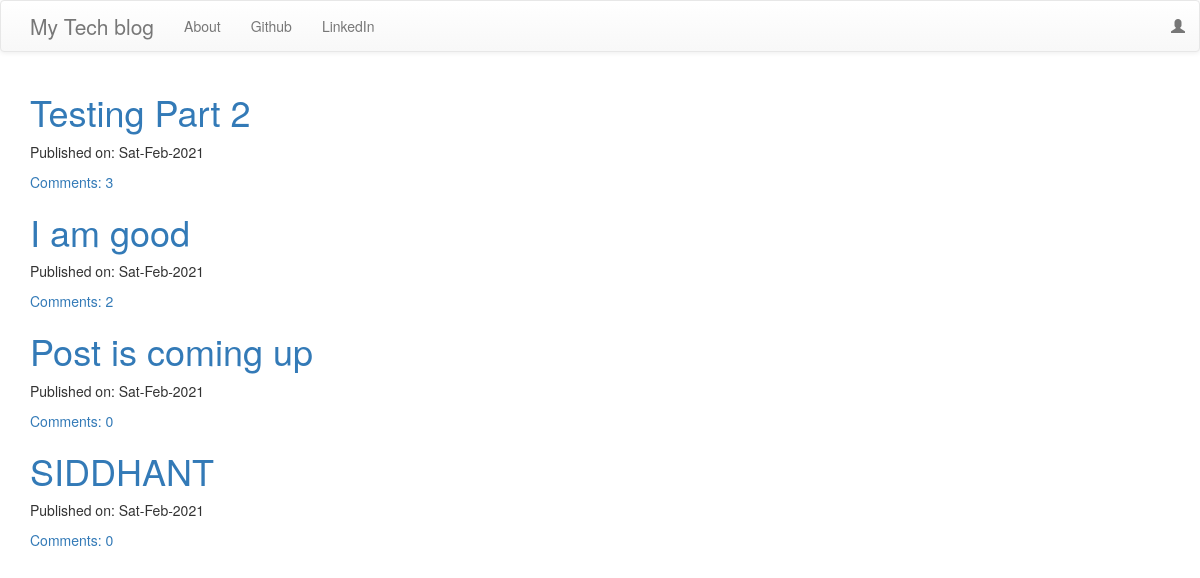
The page / on the database its author committed.
### blog/models.py (models this page shows, shortened)
class Post(models.Model):
    title = models.CharField(max_length=200)
    text = models.TextField()
    create_date = models.DateTimeField(default=timezone.now)
    publish_date = models.DateTimeField(blank=True,null=True)
    author = models.ForeignKey('auth.User', on_delete=models.CASCADE)
    def approved_comments(self):
        return self.comments.filter(approved_comments=True)

### blog/views.py (the view)
# urls.py: re_path(r'^$',views.PostListView.as_view(), name= 'post_list'),
class PostListView(ListView):
    model = Post
    def get_queryset(self):
        return Post.objects.filter(publish_date__lte=timezone.now()).order_by('publish_date')

### blog/templates/blog/post_list.html
{% extends 'blog/base.html' %}
{% block content %}
<div class="centerstage">
    {% for post in post_list %}
        <div class="post">
            <h1><a href="{% url 'post_detail' pk=post.pk %}">{{ post.title }}</a></h1>
            <div class="date">
                <p>Published on: {{ post.publish_date|date:"D-M-Y" }}</p>
            </div>
            <a href="{% url 'post_detail' pk=post.pk %}">Comments: {{ post.approved_comments.count }}</a>
        </div>
    {% endfor %}
</div>
{% endblock %}

### blog/static/css/blog.css (style rules this page uses)
.centerstage { margin-left: auto; margin-right: auto; }
.loader { filter:hue-rotate(0deg); color: linear-gradient(45deg,#0f8,#08f); animation:hue 5000ms infinite linear; }

### rows shown on the page
Post: title "Testing Part 2", publish_date "Sat-Feb-2021", approved_comments.count "3"
Post: title "I am good", publish_date "Sat-Feb-2021", approved_comments.count "2"
Post: title "Post is coming up", publish_date "Sat-Feb-2021", approved_comments.count "0"
Post: title "SIDDHANT", publish_date "Sat-Feb-2021", approved_comments.count "0"
